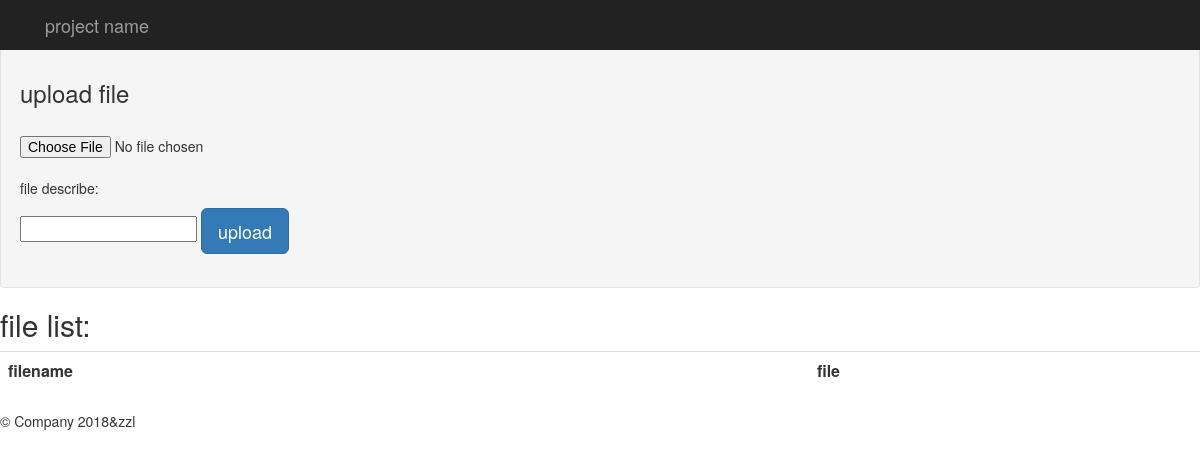
Page /upfile/ on the earlier database version.
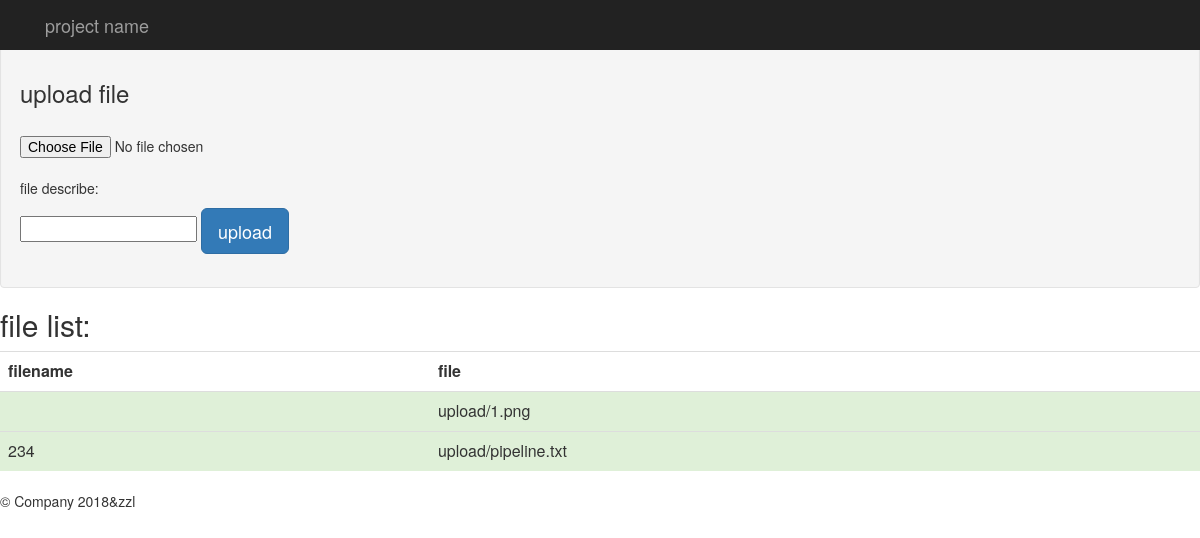
Same page on the later database version.
### blog/models.py (models this page shows, shortened)
class File(models.Model):
    filename=models.CharField(max_length=30)
    fileway=models.FileField(upload_to='./upload/')

### blog/views.py (the view)
# urls.py: url(r'upfile/$',upload),
def upload(request):
    files=File.objects.all()
    return render(request,'upload.html',{'file_list':files})

### blog/templates/upload.html (shortened to what this page needs)
<html lang="zh-CN">
    <head>
        {%load bootstrap3%}
        {%bootstrap_css%}
    </head>
    <body>
        <nav class="navvar navbar-inverse navbar-fixed-top">
            <div class="container">
                <div class="navbar-header">
                    <a class="navbar-brand" href="#">project name</a>
                </div>
            </div>
        </nav>
        <br><br>
        <div class="well">
            <h3>upload file</h3>
                <form method="post" enctype="multipart/form-data" action="/upload_s/">{% csrf_token %}
                    <br/>
                    <input name="fileing" type="file" name="file" />
                    <br/>
                    <p>file describe:</p>
                    <input name="filename" type="text" class="l_input account input_with_watermark">
                    <input id="btn" type="submit" class="btn btn-lg btn-primary" value="upload"/>
                    <br/>
                </form>
        </div>
        <h2>file list:</h2>
            <table class="table">
                <th>filename</th><th>file</th>
                {%for file in file_list%}
                    <tr class="success">
                        <td>{{file.filename}}</td>
                        <td>{{file.fileway}}</td>
                    </tr>
                {%endfor%}
            </table>
        <footer>&copy; Company 2018&zzl</footer>
    </body>
</html>

Differences in the rows shown:
added File: fileway "upload/1.png"
added File: filename "234", fileway "upload/pipeline.txt"
